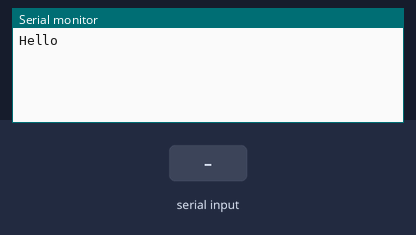
The sketch below on a simulated Arduino Uno, built with avr-gcc and run on an emulated ATmega328P. On the bench: the last lines printed to the serial monitor. The inputs (shaded band) are chosen by the test bench.

Above: at 1.2 s.
1.3 s: byte 30 received over Serial
At 1.8 s:
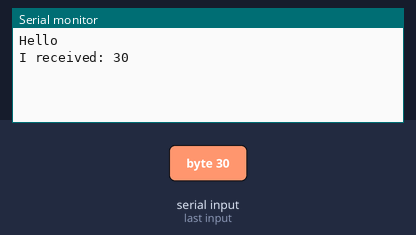
2.8 s: byte 90 received over Serial
At 4.0 s:
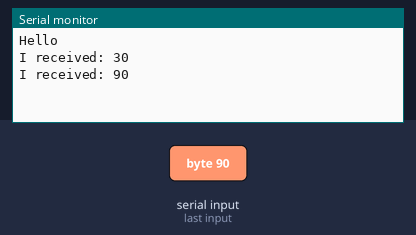
4.3 s: byte 120 received over Serial
At 5.3 s:
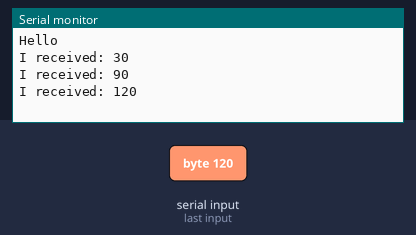

Measured:
- after the input at 1.3 s, the serial monitor: prints a new line at once (image 1)
- after the input at 2.8 s, the serial monitor: prints a new line at once (image 2)
- after the input at 4.3 s, the serial monitor: prints a new line at once (image 3)

The sketch:

Menu_2.ino
```cpp
int incomingByte = 0;   // for incoming serial data

void setup() {
        Serial.begin(9600);     // opens serial port, sets data rate to 9600 bps
        Serial.println("Hello ");
}

void loop() {

        // send data only when you receive data:
        if (Serial.available() > 0) {
                // read the incoming byte:
                incomingByte = Serial.read();

                // say what you got:
                Serial.print("I received: ");
                Serial.println(incomingByte, DEC);
        }
}
```
